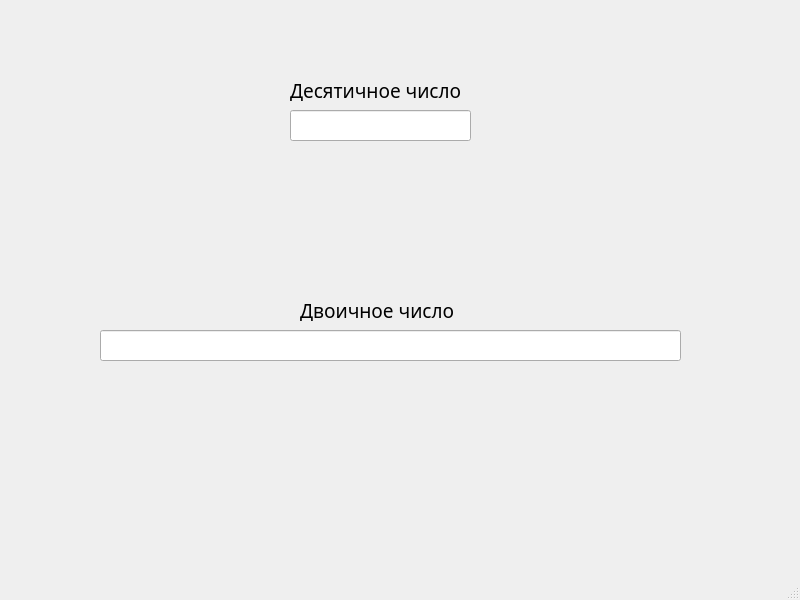
<?xml version="1.0" encoding="UTF-8"?>
<ui version="4.0">
 <class>MainWindow</class>
 <widget class="QMainWindow" name="MainWindow">
  <property name="geometry">
   <rect>
    <x>0</x>
    <y>0</y>
    <width>800</width>
    <height>600</height>
   </rect>
  </property>
  <property name="font">
   <font>
    <family>Titillium Web</family>
    <pointsize>14</pointsize>
   </font>
  </property>
  <property name="windowTitle">
   <string>MainWindow</string>
  </property>
  <widget class="QWidget" name="centralwidget">
   <widget class="QLabel" name="label">
    <property name="geometry">
     <rect>
      <x>290</x>
      <y>80</y>
      <width>171</width>
      <height>21</height>
     </rect>
    </property>
    <property name="text">
     <string>Десятичное число</string>
    </property>
   </widget>
   <widget class="QLineEdit" name="System_10_line">
    <property name="geometry">
     <rect>
      <x>290</x>
      <y>110</y>
      <width>181</width>
      <height>31</height>
     </rect>
    </property>
   </widget>
   <widget class="QLineEdit" name="System_2_line">
    <property name="geometry">
     <rect>
      <x>100</x>
      <y>330</y>
      <width>581</width>
      <height>31</height>
     </rect>
    </property>
    <property name="readOnly">
     <bool>true</bool>
    </property>
   </widget>
   <widget class="QLabel" name="label_2">
    <property name="geometry">
     <rect>
      <x>300</x>
      <y>300</y>
      <width>161</width>
      <height>21</height>
     </rect>
    </property>
    <property name="text">
     <string>Двоичное число</string>
    </property>
   </widget>
  </widget>
  <widget class="QMenuBar" name="menubar">
   <property name="geometry">
    <rect>
     <x>0</x>
     <y>0</y>
     <width>800</width>
     <height>34</height>
    </rect>
   </property>
  </widget>
  <widget class="QStatusBar" name="statusbar"/>
 </widget>
 <resources/>
 <connections/>
</ui>
